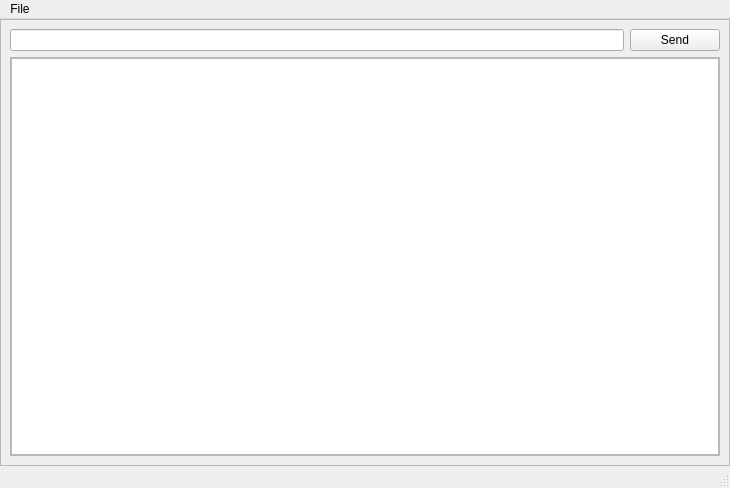
<?xml version="1.0" encoding="UTF-8"?>
<ui version="4.0">
 <class>SerialTerminal</class>
 <widget class="QMainWindow" name="SerialTerminal">
  <property name="geometry">
   <rect>
    <x>0</x>
    <y>0</y>
    <width>730</width>
    <height>488</height>
   </rect>
  </property>
  <property name="windowTitle">
   <string>MainWindow</string>
  </property>
  <widget class="QWidget" name="centralwidget">
   <layout class="QGridLayout" name="mainGridLayout">
    <property name="leftMargin">
     <number>0</number>
    </property>
    <property name="topMargin">
     <number>0</number>
    </property>
    <property name="rightMargin">
     <number>0</number>
    </property>
    <property name="bottomMargin">
     <number>0</number>
    </property>
    <property name="spacing">
     <number>0</number>
    </property>
    <item row="0" column="0">
     <widget class="QFrame" name="frame">
      <property name="frameShape">
       <enum>QFrame::StyledPanel</enum>
      </property>
      <property name="frameShadow">
       <enum>QFrame::Raised</enum>
      </property>
      <layout class="QGridLayout" name="mainFrame">
       <property name="bottomMargin">
        <number>9</number>
       </property>
       <item row="0" column="1">
        <widget class="QPushButton" name="sendButton">
         <property name="minimumSize">
          <size>
           <width>90</width>
           <height>0</height>
          </size>
         </property>
         <property name="maximumSize">
          <size>
           <width>80</width>
           <height>16777215</height>
          </size>
         </property>
         <property name="text">
          <string>Send</string>
         </property>
        </widget>
       </item>
       <item row="1" column="0" colspan="2">
        <widget class="QScrollArea" name="scrollArea">
         <property name="widgetResizable">
          <bool>true</bool>
         </property>
         <property name="alignment">
          <set>Qt::AlignCenter</set>
         </property>
         <widget class="QWidget" name="scrollAreaWidgetContents">
          <property name="geometry">
           <rect>
            <x>0</x>
            <y>0</y>
            <width>708</width>
            <height>395</height>
           </rect>
          </property>
          <layout class="QGridLayout" name="scrollAreaGridLayout">
           <property name="leftMargin">
            <number>0</number>
           </property>
           <property name="topMargin">
            <number>0</number>
           </property>
           <property name="rightMargin">
            <number>0</number>
           </property>
           <property name="bottomMargin">
            <number>0</number>
           </property>
           <property name="spacing">
            <number>0</number>
           </property>
           <item row="0" column="0">
            <widget class="QTextBrowser" name="terminal">
             <property name="font">
              <font>
               <family>DejaVu Sans Mono</family>
              </font>
             </property>
             <property name="lineWrapMode">
              <enum>QTextEdit::NoWrap</enum>
             </property>
            </widget>
           </item>
          </layout>
         </widget>
        </widget>
       </item>
       <item row="0" column="0">
        <widget class="SerialTerminalLineEdit" name="sendBox"/>
       </item>
      </layout>
     </widget>
    </item>
   </layout>
  </widget>
  <widget class="QMenuBar" name="menuBar">
   <property name="geometry">
    <rect>
     <x>0</x>
     <y>0</y>
     <width>730</width>
     <height>20</height>
    </rect>
   </property>
   <widget class="QMenu" name="menuFile">
    <property name="title">
     <string>File</string>
    </property>
    <addaction name="actionLoadScript"/>
    <addaction name="actionClose"/>
   </widget>
   <addaction name="menuFile"/>
  </widget>
  <widget class="QStatusBar" name="statusBar"/>
  <action name="actionLoadScript">
   <property name="text">
    <string>Load Script</string>
   </property>
   <property name="shortcut">
    <string>Ctrl+O</string>
   </property>
  </action>
  <action name="actionClose">
   <property name="text">
    <string>Close</string>
   </property>
   <property name="shortcut">
    <string>Ctrl+Shift+C</string>
   </property>
  </action>
 </widget>
 <customwidgets>
  <customwidget>
   <class>SerialTerminalLineEdit</class>
   <extends>QLineEdit</extends>
   <header>include/serialterminal/serialterminallineedit.h</header>
  </customwidget>
 </customwidgets>
 <resources/>
 <connections/>
</ui>
